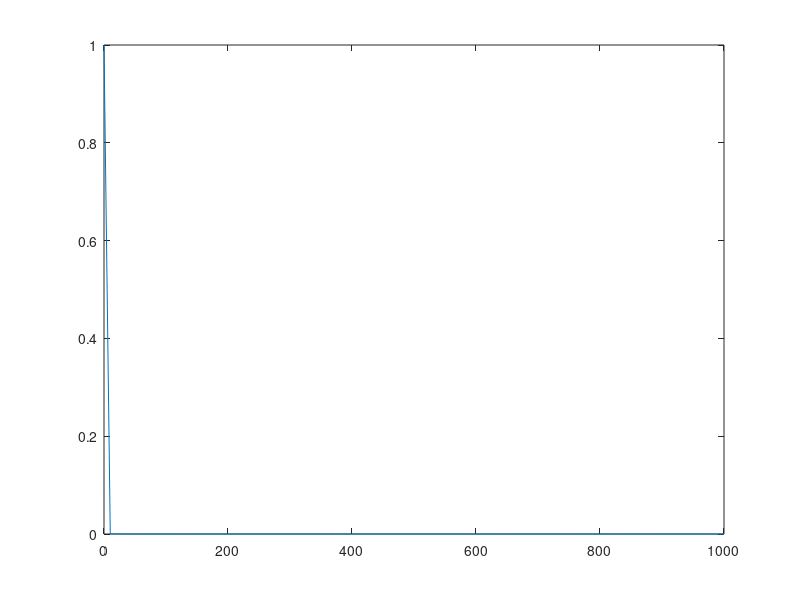

Write the MATLAB code that produced this figure. (Note: this script raises an error after producing the figure.)
close all;
clear variables;
clc;
addpath(genpath(pwd));
alpha =5;
rbfG = @(r) exp(-(alpha*r).^2); 
rbfIQ = @(r) 1./(1 + (alpha* r).^2);

x=linspace(0,1000,100);
figure;
plot(x,rbfIQ(x));

load('centerPoints.mat')
load('haltonPoints.mat')
unit2DM81 = unitGrid(9);

neval =60;
gridX = linspace(0,1,neval);
gridY = linspace(0,1,neval);
[xe,ye] = meshgrid(gridX,gridY);
figure;
unit = unitGrid(20);
plot(haltonPoints500(:,1),haltonPoints500(:,2),'bo',unit2DM81(:,1),unit2DM81(:,2),'rx')


epoints = [xe(:) ye(:)];
[pf,pf_p,E,exact] = CalculateImpactOfEvaluationPoints(@franke, rbfG, haltonPoints81, unit2DM81,epoints);
% figure;
% surf(xe,ye,reshape(exact,neval,neval));
% hold on;
% surf(xe*1000,ye*1000,reshape(pf_p,neval,neval))
maxError =max(E(1),E(3));

errorPfandPf_p = abs(pf_p -exact)- abs(pf-exact);
figure;
surf(xe,ye,reshape(errorPfandPf_p,neval,neval));

colormapeditor
% 
% figure;
% fview = [100,30]; % viewing angles for plot
% subplot(2,2,1);
% PlotSurf(xe,ye,pf,neval,exact,maxError,fview);
% subplot(2,2,2);
% PlotSurf(xe,ye,pf_p,neval,exact,maxError,fview);
% subplot(2,2,3);
% PlotError2D(xe,ye,pf,exact,maxError,neval,fview);
% subplot(2,2,4);
% PlotError2D(xe,ye,pf_p,exact,maxError,neval,fview);
% 

